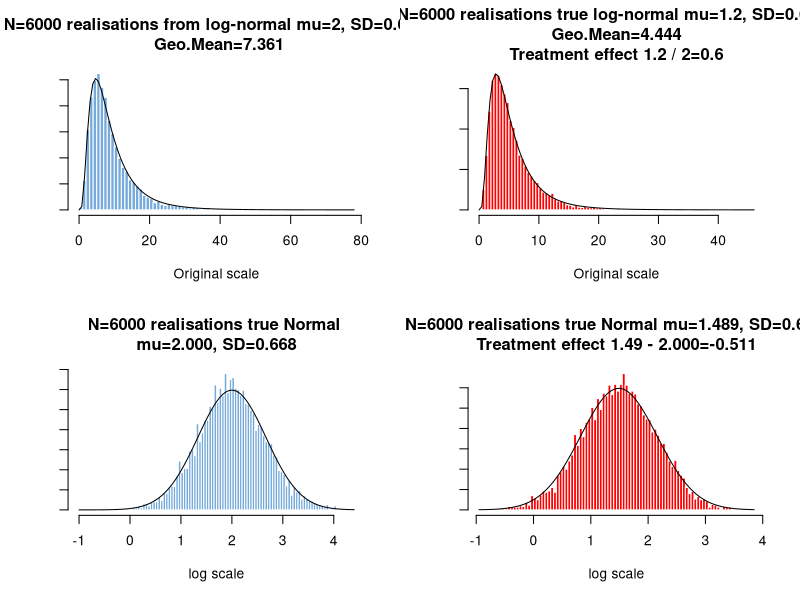
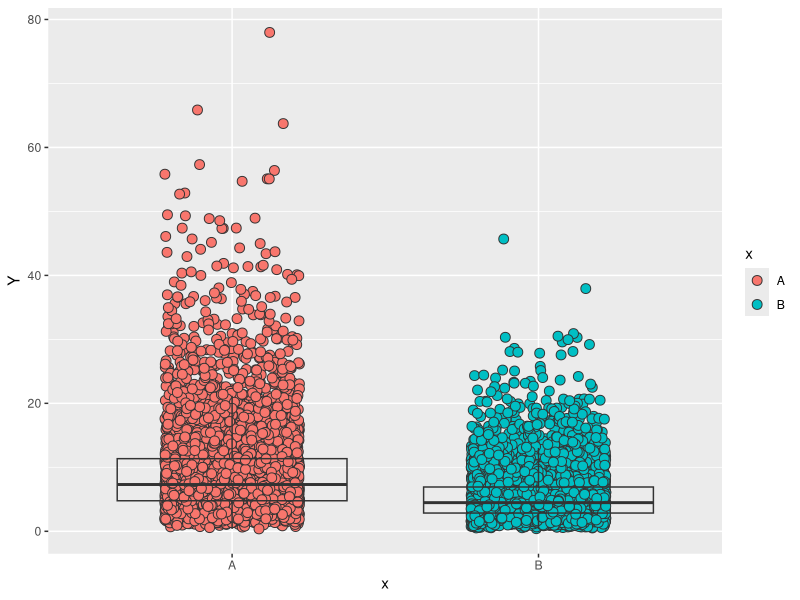
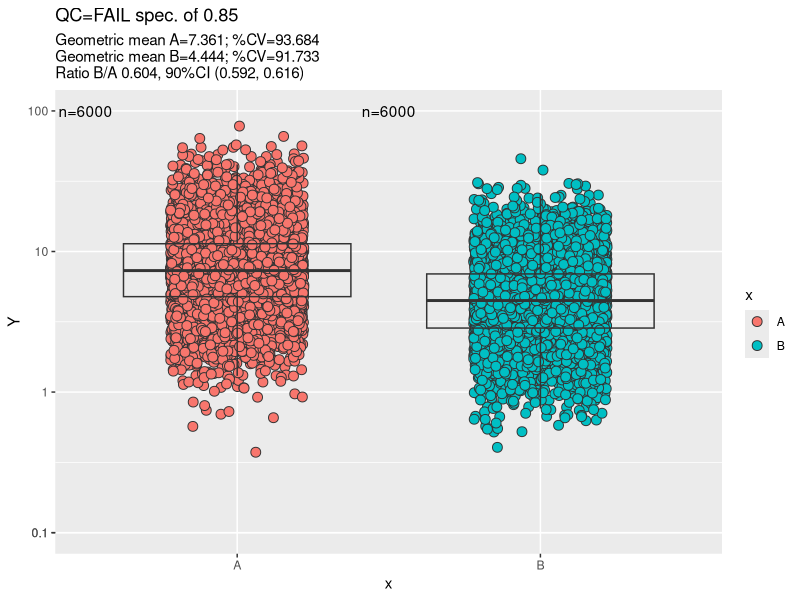

Write R code to recreate these figures, in order.


rm(list=ls())

# updating the plot in my app
 
p3 <- function(x) {formatC(x, format="f", digits=3)}
p4 <- function(x) {formatC(x, format="f", digits=4)}
p2 <- function(x) {formatC(x, format="f", digits=2)}
p1 <- function(x) {print(formatC(x, format="f", digits=1),quote=FALSE)}
p1 <- function(x) {formatC(x, format="f", digits=1)}
p0 <- function(x) {formatC(x, format="f", digits=0)}

#~~~~~~~~~~~~~~~~~~~~~~~~~~~~~~~~~~~~~~~~~~~~~~~~~~~~~~~~~~~~~~~~~~~~~~~~~~~~~~~~~~~~~

# try thes functions https://github.com/davidski/collector/blob/main/R/fit_distributions.R

#' Given a set of parameters describing a lognormal distribution, return
#'   the parameters of the underlying normal distribution.

lognormal_to_normal <- function(meanlog, sdlog) {
  norm_mean <- exp(meanlog + sdlog^2 / 2)
  norm_sd <- sqrt( (exp(sdlog^2) - 1) * exp(2*meanlog + sdlog^2))
  list(mean = norm_mean, sd = norm_sd)
}

#' Given parameters that describe a normal distribution, convert them back
#'   to parameters for a lognormal distribution.

#' normal_to_lognormal(normmean = 20, normsd = 3)
normal_to_lognormal <- function(normmean, normsd) {
  phi <- sqrt(normsd ^ 2 + normmean ^ 2)
  lognorm_meanlog <- log(normmean ^ 2 / phi)
  lognorm_sdlog <- sqrt(log(phi ^ 2 / normmean ^ 2))
  list(meanlog = lognorm_meanlog, sdlog = lognorm_sdlog)
}

#~~~~~~~~~~~~~~~~~~~~~~~~~~~~~~~~~~~~~~~~~~~~~~~~~~~~~~~~~~~~~~~~~~~~~~~~~~~~~~~~~~~~~
mux <- 2   #  mean 
a   <- 1.5 #  standard 
 
zx  <- 0.6     # delta: hypothesised log-normal proportional change, this will be logged",
N   <- 6000    # Patients in one arm

 
#~~~~~~~~~~~~~~~~~~~~~~~~~~~~~~~~~~~~~~~~~~~~~~~~~~~~~~~~~~~~~~~~~~~~~~~~~~~~~~~~~~~~~
#  logN.2.Norm  

v <- a^2
m <- mux

phi   = sqrt(v + m^2);
mu    = log(m^2/phi)           # mean of log(Y)     
sigma = sqrt(log(phi^2/m^2))   # std dev of log(Y)  

mu;sigma

# this duplicates my code, im inpuuting lognormal 
normal_to_lognormal(normmean = mux, normsd = a)



#~~~~~~~~~~~~~~~~~~~~~~~~~~~~~~~~~~~~~~~~~~~~~~~~~~~~~~~~~~~~~~~~~~~~~~~~~~~~~~~~~~~~~
# use Normal mean and sd to get back the lognormal mean and lognormal SD!
# Norm.2.logN 

v <- sigma^2
mu <- mux

logN.mu <- exp(mu+0.5* v)
logN.SD <- logN.mu*sqrt(exp(v)-1)

logN.mu;logN.SD

# this duplicates my code
lognormal_to_normal(meanlog=mu, sdlog=sigma)

###~~~~~~~~~~~~~~~~~~~~~~~~~~~~~~~~~~~~~~~~~~~~~~~~~~~~~~~~~~~~~~~~~~~~~~~~~~~~~~~~









#~~~~~~~~~~~~~~~~~~~~~~~~~~~~~~~~~~~~~~~~~~~~~~~~~~~~~~~~~~~~~~~~~~~~~~~~~~~~~~~~~~~~~
# generate data

sd    <- sigma
mu    <- mu
delta <- log(zx)

A <- lapply(1:N, function(i) rlnorm(1, meanlog=mu,       sdlog=sd))
B <- lapply(1:N, function(i) rlnorm(1, meanlog=mu+delta, sdlog=sd))

A <- unlist(A)
B <- unlist(B)

A.GM <- exp(mean(log(A)))
B.GM <- exp(mean(log(B)))

#~~~~~~~~~~~~~~~~~~~~~~~~~~~~~~~~~~~~~~~~~~~~~~~~~~~~~~~~~~~~~~~~~~~~~~~~~~~~~~~~~~~~~

par(mfrow=c(2,2))

x<-seq(-8+mu,+8+mu,by=0.02)

br <- ifelse(N<100, N, 100) # breaks in histogram

#~~~~~~~~~~~~~~~~~~~
MASS::truehist(A, 
              yaxt='n' ,
              nbins=br,  axes=FALSE,
               main=paste0("N=",N," realisations from log-normal mu=",mux,", SD=",p3(sigma),
                           ",\n Geo.Mean=",p3(A.GM)), col = "#75AADB", 
              border = "white", xlab="Original scale")

curve(dlnorm(x, meanlog = mu, sdlog =sigma, log = FALSE), add=TRUE)
Axis(side=1, labels=TRUE)
Axis(side=2, labels=FALSE)

#~~~~~~~~~~~~~~~~~~~~~~~~~~~~~~~~~~~~~~~~~~~~~~~~~~~~~~~~~~~~~~~~~~~~~~~~~~~~~~~~~~~~~
MASS::truehist(B, 
                yaxt='n' ,
                nbins=br,  axes=FALSE,
               main=paste0("N=",N," realisations true log-normal mu=",mux*zx,", SD=", p3(sigma),
                           ", \nGeo.Mean=",p3(B.GM) ,"\nTreatment effect ",mux*zx," / ",mux,"=",zx), 
               col = "red", border = "white", xlab="Original scale")
 
curve(dlnorm(x, meanlog = mu+delta, sdlog =sigma, log = FALSE), add=TRUE)
 Axis(side=1, labels=TRUE)
Axis(side=2, labels=FALSE)

#~~~~~~~~~~~~~~~~~~~~~~~~~~~~~~~~~~~~~~~~~~~~~~~~~~~~~~~~~~~~~~~~~~~~~~~~~~~~~~~~~~~~~
MASS::truehist(log(A), yaxt='n' , nbins=br,  axes=FALSE,
               main=paste0("N=",N," realisations true Normal \nmu=",p3(mu),", SD=",
                           p3(sd),""), col = "#75AADB", border = "white",  xlab="log scale")
curve(dnorm(x,mu,sd), add=TRUE)
Axis(side=1, labels=TRUE)
Axis(side=2, labels=FALSE)

#~~~~~~~~~~~~~~~~~~~~~~~~~~~~~~~~~~~~~~~~~~~~~~~~~~~~~~~~~~~~~~~~~~~~~~~~~~~~~~~~~~~~~
MASS::truehist(log(B), yaxt='n' , nbins=br, axes=FALSE, 
               main=paste0("N=",N," realisations true Normal mu=",p3(mu+delta),
                           ", SD=",p3(sd)," \nTreatment effect ", p2(mu+delta)," - ",p3(mu),"=",
                           p3(log(zx))), col = "red", border = "white", xlab="log scale" )
curve(dnorm(x,mu+delta,sd), add=TRUE)
Axis(side=1, labels=TRUE)
Axis(side=2, labels=FALSE)

par(mfrow=c(1,1))

#~~~~~~~~~~~~~~~~~~~~~~~~~~~~~~~~~~~~~~~~~~~~~~~~~~~~~~~~~~~~~~~~~~~~~~~~~~~~~~~~~~~~~
# boxplots

conf    <- 0.9
qclevel <- 0.85

d <- data.frame(x =c(rep( "A" , N), rep( "B" , N)), 
                y=c(A,B))

res <- t.test(log(d$y)~d$x, var.equal = TRUE, conf.level=conf) # t test

ci <- exp(-res$conf.int)
hi <- round(ci[1],3)
lo <- round(ci[2],3)

qc <- ifelse(((qclevel<=lo) && (hi<=1/qclevel)), paste0("PASS spec. of ", qclevel), paste0("FAIL spec. of ", qclevel))
GmeanR <- round(exp(res$estimate[1]),3) # geometric means
GmeanT <- round(exp(res$estimate[2]),3) # geometric means

# %CV get the sd of the logged data and exponenitate
cv1 <-exp(tapply(log(d$y), d$x, sd))
GmeanRcv <-  round((((cv1[1])-1)*100),3)
GmeanTcv <-  round((((cv1[2])-1)*100),3)

ratio. <- exp( (res$estimate)[2] - (res$estimate)[1])
ratio. <- round(ratio.,3)
require(ggplot2)
 

# run a ggplot only for the purposes of get the ticks for the y axes
d$Y <-  (d$y)  # choose response

gx <- ggplot(d, aes(x=x, y=Y)) +
  geom_point(aes(fill=x), size=3, shape=21, colour="grey20",
             position =position_jitter(width=.22, height=0))+
  geom_boxplot(outlier.colour=NA, fill=NA,colour="grey20") 
  
  
print(gx)

#~~~~~~~~~~~~~~~~~~~~~~~~~~~~~~~~~~~~~~~~~~~~~~~~~~~~~~~~~~~~~~~~~~~~~~~~~~~~~~~~~~~~~
##### log the response and use exponentiated ticks
#~~~~~~~~~~~~~~~~~~~~~~~~~~~~~~~~~~~~~~~~~~~~~~~~~~~~~~~~~~~~~~~~~~~~~~~~~~~~~~~~~~~~~
   # now use the tick info on ggplot of log response
   d$Y <-  log(d$y)  # choose response
   
   #~~~~~~~~~~~~~~~~~~~~~~~~~~~~~~~~~~~~~~~~
   # try and control the y axis
   if(min(exp(d$Y) ) < 0.01) {
   ticks= log(c(0.001, 0.01, .1 ,1, 10, 100))
   } else {
   ticks= log(c(0.01, .1 ,1, 10, 100))
   }
   
   if( min(exp(d$Y)) > 0.1) {
     ticks= log(c(0.1, .1 ,1, 10, 100))
   } else {
     ticks= log(c(0.01, .1 ,1, 10, 100))
   }
   #~~~~~~~~~~~~~~~~~~~~~~~~~~~~~~~~~~~~~~~~~
   
   labs <- exp(ticks)  # exponentiate the labels
   
   g1 <- ggplot(d, aes(x=x, y=Y)) +
     geom_point(aes(fill=x), size=3, shape=21, colour="grey20",
                position =position_jitter(width=.22, height=0))+
     geom_boxplot(outlier.colour=NA, fill=NA,colour="grey20") +
      
    scale_y_continuous(
      
     limits=c(   ticks[1],  ticks[length(ticks)]  ), 
        breaks= ticks,    # this is where the values go
        labels= labs) +   # these are labels
     
     labs(title=paste0("QC=", qc)) +
     labs(subtitle = 
            paste0("Geometric mean A=" ,GmeanR,"; %CV=",GmeanRcv,
                   "\nGeometric mean B=" ,GmeanT,"; %CV=",GmeanTcv,
                   "\nRatio B/A " ,ratio.,", ",conf*100,"%CI (",lo,", ",hi,")")) +
     
     annotate("text", x=0.5, y=max(ticks), label=paste0("n=", table(d$x)[1][[1]])) +
     annotate("text", x=1.5, y=max(ticks), label=paste0("n=", table(d$x)[2][[1]]))          
   
   print(g1)
   
   #~~~~~~~~~~~~~~~~~~~~~~~~~~~~~~~~~~~~~~~~~~~~~~~~~~~~~~~~~~~~~~~~~~~~~~~~~~~~~~~
   







